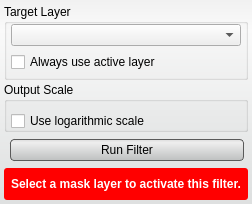
<?xml version="1.0" encoding="UTF-8"?>
<ui version="4.0">
 <class>ConnectedComponentSizeFilterInterface</class>
 <widget class="QWidget" name="ConnectedComponentSizeFilterInterface">
  <property name="geometry">
   <rect>
    <x>0</x>
    <y>0</y>
    <width>252</width>
    <height>204</height>
   </rect>
  </property>
  <property name="sizePolicy">
   <sizepolicy hsizetype="Preferred" vsizetype="Fixed">
    <horstretch>0</horstretch>
    <verstretch>0</verstretch>
   </sizepolicy>
  </property>
  <property name="windowTitle">
   <string>Connected Components Size Filter Interface</string>
  </property>
  <property name="styleSheet">
   <string notr="true">QWidget#ConnectedComponentSizeFilterInterface{
  border-radius: 3px;
  background-color: qlineargradient(spread:pad, x1:0.5, y1:0, x2:0.5, y2:0.960227, stop:0 rgba(241, 241, 241, 255), stop:0.155779 rgba(250, 250, 250, 255), stop:1 rgba(222, 224, 224, 255));       
}

QPushButton{
  background-color: qlineargradient(spread:pad, x1:0.5, y1:0, x2:0.5, y2:0.960227, stop:0 rgba(221, 221, 221, 255), stop:0.155779 rgba(238, 238, 238, 255), stop:1 rgba(192, 194, 194, 255));
  border-radius: 4px;
  border: 1px solid rgb(90, 90, 90);
  margin:4px;
}

QPushButton:hover{
  background-color: qlineargradient(spread:pad, x1:0.5, y1:0, x2:0.5, y2:1, stop:0 rgba(195, 195, 195, 255), stop:0.253769 rgba(206, 206, 206, 255), stop:1 rgba(185, 185, 185, 255));
  border-radius: 4px;
  border: 1px solid rgb(90, 90, 90);
  margin:4px;
}

QPushButton:pressed{
  background-color: qlineargradient(spread:pad, x1:0.5, y1:0, x2:0.5, y2:1, stop:0 rgba(150, 150, 150, 255), stop:0.753769 rgba(206, 206, 206, 255), stop:1 rgba(185, 185, 185, 255));
  border-radius: 4px;
  border: 1px solid rgb(90, 90, 90);
  margin:4px;
}</string>
  </property>
  <layout class="QVBoxLayout" name="verticalLayout">
   <property name="spacing">
    <number>2</number>
   </property>
   <property name="margin">
    <number>4</number>
   </property>
   <item>
    <widget class="QGroupBox" name="target_groupbox_">
     <property name="minimumSize">
      <size>
       <width>0</width>
       <height>76</height>
      </size>
     </property>
     <property name="maximumSize">
      <size>
       <width>16777215</width>
       <height>76</height>
      </size>
     </property>
     <property name="title">
      <string>Target Layer</string>
     </property>
     <layout class="QVBoxLayout" name="verticalLayout_4">
      <property name="spacing">
       <number>6</number>
      </property>
      <property name="leftMargin">
       <number>4</number>
      </property>
      <property name="topMargin">
       <number>0</number>
      </property>
      <property name="rightMargin">
       <number>4</number>
      </property>
      <property name="bottomMargin">
       <number>4</number>
      </property>
      <item>
       <widget class="QtUtils::QtDropableComboBox" name="target_layer_">
        <property name="sizePolicy">
         <sizepolicy hsizetype="Ignored" vsizetype="Fixed">
          <horstretch>0</horstretch>
          <verstretch>0</verstretch>
         </sizepolicy>
        </property>
       </widget>
      </item>
      <item>
       <widget class="QWidget" name="widget_3" native="true">
        <property name="minimumSize">
         <size>
          <width>0</width>
          <height>20</height>
         </size>
        </property>
        <layout class="QHBoxLayout" name="horizontalLayout_3">
         <property name="spacing">
          <number>0</number>
         </property>
         <property name="margin">
          <number>0</number>
         </property>
         <item>
          <widget class="QCheckBox" name="use_active_layer_">
           <property name="text">
            <string>Always use active layer</string>
           </property>
          </widget>
         </item>
        </layout>
       </widget>
      </item>
     </layout>
    </widget>
   </item>
   <item>
    <widget class="QGroupBox" name="groupBox">
     <property name="minimumSize">
      <size>
       <width>0</width>
       <height>50</height>
      </size>
     </property>
     <property name="maximumSize">
      <size>
       <width>16777215</width>
       <height>50</height>
      </size>
     </property>
     <property name="title">
      <string>Output Scale</string>
     </property>
     <layout class="QVBoxLayout" name="verticalLayout_2">
      <property name="spacing">
       <number>0</number>
      </property>
      <property name="margin">
       <number>4</number>
      </property>
      <item>
       <widget class="QWidget" name="widget_2" native="true">
        <property name="minimumSize">
         <size>
          <width>0</width>
          <height>30</height>
         </size>
        </property>
        <layout class="QHBoxLayout" name="horizontalLayout_2">
         <property name="spacing">
          <number>0</number>
         </property>
         <property name="margin">
          <number>0</number>
         </property>
         <item>
          <widget class="QCheckBox" name="log_scale_">
           <property name="text">
            <string>Use logarithmic scale</string>
           </property>
          </widget>
         </item>
        </layout>
       </widget>
      </item>
     </layout>
    </widget>
   </item>
   <item>
    <widget class="QWidget" name="widget" native="true">
     <property name="minimumSize">
      <size>
       <width>0</width>
       <height>32</height>
      </size>
     </property>
     <property name="maximumSize">
      <size>
       <width>16777215</width>
       <height>32</height>
      </size>
     </property>
     <layout class="QHBoxLayout" name="horizontalLayout">
      <property name="spacing">
       <number>4</number>
      </property>
      <property name="leftMargin">
       <number>2</number>
      </property>
      <property name="topMargin">
       <number>0</number>
      </property>
      <property name="rightMargin">
       <number>0</number>
      </property>
      <property name="bottomMargin">
       <number>0</number>
      </property>
      <item>
       <widget class="QPushButton" name="runFilterButton">
        <property name="sizePolicy">
         <sizepolicy hsizetype="Preferred" vsizetype="Fixed">
          <horstretch>0</horstretch>
          <verstretch>0</verstretch>
         </sizepolicy>
        </property>
        <property name="minimumSize">
         <size>
          <width>0</width>
          <height>30</height>
         </size>
        </property>
        <property name="text">
         <string>Run Filter</string>
        </property>
       </widget>
      </item>
     </layout>
    </widget>
   </item>
   <item>
    <widget class="QWidget" name="message_alert_" native="true">
     <property name="minimumSize">
      <size>
       <width>0</width>
       <height>32</height>
      </size>
     </property>
     <property name="styleSheet">
      <string notr="true">QLabel#message_{
  color: white;
  font: bold;
}

QWidget#message_alert_{
  border-radius: 3px;
  background-color: red;
}</string>
     </property>
     <layout class="QHBoxLayout" name="horizontalLayout_4">
      <property name="spacing">
       <number>0</number>
      </property>
      <property name="margin">
       <number>4</number>
      </property>
      <item>
       <widget class="QLabel" name="message_">
        <property name="text">
         <string>Select a mask layer to activate this filter.</string>
        </property>
        <property name="alignment">
         <set>Qt::AlignCenter</set>
        </property>
        <property name="wordWrap">
         <bool>true</bool>
        </property>
       </widget>
      </item>
     </layout>
    </widget>
   </item>
  </layout>
 </widget>
 <customwidgets>
  <customwidget>
   <class>QtUtils::QtDropableComboBox</class>
   <extends>QComboBox</extends>
   <header location="global">QtUtils/Widgets/QtDropableComboBox.h</header>
  </customwidget>
 </customwidgets>
 <resources/>
 <connections/>
</ui>
